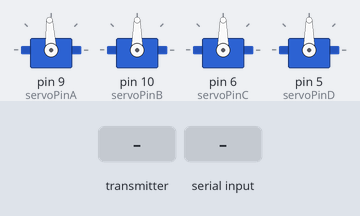
This sketch was run on a simulated Arduino Mega 2560, built with avr-gcc and run on an emulated ATmega2560. Parts: 4 × servo. The inputs (shaded band) are chosen by the test bench. What the sketch prints to the serial monitor is not drawn.

Above: at 3.2 s.
3.3 s: the transmitter starts sending readChannel.4 = 1000
At 4.5 s:
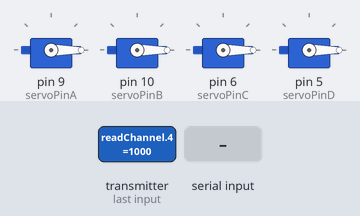
4.8 s: "<1500>" received over Serial
At 5.8 s:
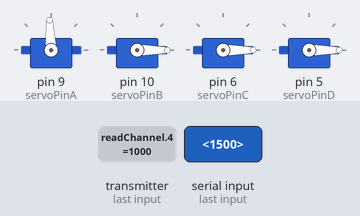
6.3 s: the transmitter starts sending readChannel.4 = 2000
At 7.7 s:
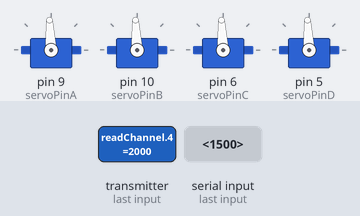
8.4 s: the transmitter starts sending readChannel.0 = 1000
At 8.9 s:
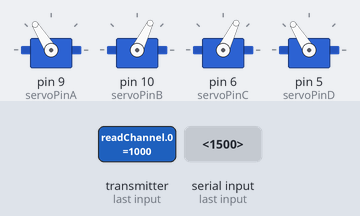
9.9 s: the transmitter starts sending readChannel.1 = 1250
At 11.1 s:
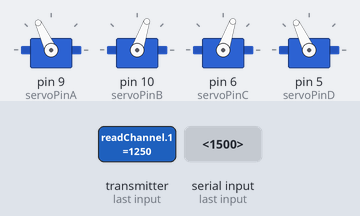
11.4 s: the transmitter starts sending readChannel.3 = 1000
At 12.4 s:
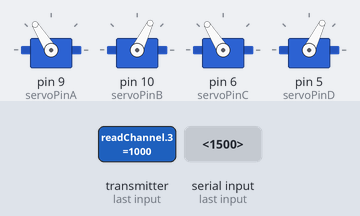
Timing chart, 0 to 13.9 s (numbered marks = the images above; inputs shaded):
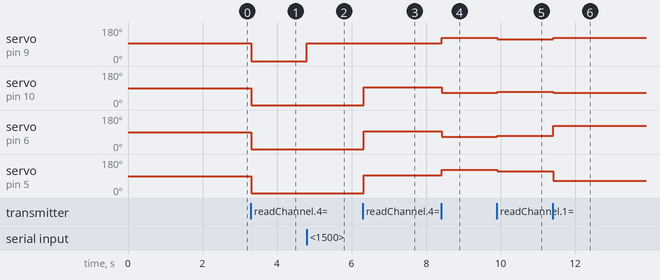

Measured:
- after the input at 3.3 s, servo on pin 9 (servoPinA): 93° → 0° at once; servo on pin 10 (servoPinB), servo on pin 6 (servoPinC), servo on pin 5 (servoPinD): 90° → 0° at once
- after the input at 4.8 s, servo on pin 9 (servoPinA): 0° → 93° at once
- after the input at 6.3 s, servo on pin 10 (servoPinB), servo on pin 6 (servoPinC), servo on pin 5 (servoPinD): 0° → 93° at once
- after the input at 8.4 s, servo on pin 9 (servoPinA), servo on pin 5 (servoPinD): 93° → 122° at once; servo on pin 10 (servoPinB), servo on pin 6 (servoPinC): 93° → 64° at once
- after the input at 9.9 s, servo on pin 9 (servoPinA), servo on pin 5 (servoPinD): 122° → 115° at once; servo on pin 10 (servoPinB), servo on pin 6 (servoPinC): 64° → 71° at once
- after the input at 11.4 s, servo on pin 9 (servoPinA): 115° → 122° at once; servo on pin 10 (servoPinB): 71° → 64° at once; servo on pin 6 (servoPinC): 71° → 122° at once; servo on pin 5 (servoPinD): 115° → 64° at once

The sketch:

arduin_serial_ros.ino
```cpp
/*
  Arduino FS-I6X Demo
  fsi6x-arduino-mega-ibus.ino
  Read iBus output port from FS-IA6B receiver module
  Display values on Serial Monitor

  Channel functions by Ricardo Paiva - https://gist.github.com/werneckpaiva/

  DroneBot Workshop 2021
  https://dronebotworkshop.com
*/

// Include iBusBM Library
#include <IBusBM.h>
#include <Servo.h>
char receivedChars[18];
boolean newData = false;

float la=0,ra=0,lf=0,rf=0;

byte servoPinA = 9;
byte servoPinB= 10;
byte servoPinC = 6;
byte servoPinD = 5;


Servo servoA;
Servo servoB;
Servo servoC;
Servo servoD;


// Create iBus Object
IBusBM ibus;

// Read the number of a given channel and convert to the range provided.
// If the channel is off, return the default value
int readChannel(byte channelInput, int minLimit, int maxLimit, int defaultValue) {
  uint16_t ch = ibus.readChannel(channelInput);
  if (ch < 100) return defaultValue;
  return map(ch, 1000, 2000, minLimit, maxLimit);
}

// Read the channel and return a boolean value
bool readSwitch(byte channelInput, bool defaultValue) {
  int intDefaultValue = (defaultValue) ? 100 : 0;
  int ch = readChannel(channelInput, 0, 100, intDefaultValue);
  return (ch > 50);
}

void setup() {
  // Start serial monitor
  Serial.begin(115200);
  servoA.attach(servoPinA);
    servoB.attach(servoPinB);
  servoC.attach(servoPinC);
  servoD.attach(servoPinD);


   servoA.writeMicroseconds(1500); // send "stop" signal to ESC.


  // Attach iBus object to serial port

    delay(2000);

    ibus.begin(Serial);
}


void loop() {

   int Ch5val= readChannel(4, 1200, 1800, 1500);
  if(Ch5val>1500){
  Rf_control();}
  else if(Ch5val<1500){
   auto_control() ;
    }

}

void auto_control(){
    //Get commanded speed
  recvWithStartEndMarkers();
  if (newData == true)
  {
    parseData();
    newData = false;
  }

//  la = map(la,-10,10,1300,1700);
//   ra = map(ra,-10,10,1300,1700);
//    lf = map(lf,-10,10,1300,1700);
//     rf = map(rf,-10,10,1300,1700);

  //return cmd
  Serial.print("<");
  Serial.print(int(la));
  Serial.print(",");
  Serial.print(int(ra));
  Serial.print(",");
  Serial.print(int(lf));
    Serial.print(",");
  Serial.print(int(rf));
  Serial.print(">\n");

        servoA.writeMicroseconds(la);
   servoB.writeMicroseconds(ra);
   servoC.writeMicroseconds(lf);
   servoD.writeMicroseconds(rf);

  }


void Rf_control(){
   int servoA_int = 0;
   int servoB_int = 0;
   int servoC_int = 0;
   int servoD_int = 0;

  // Cycle through first 5 channels and determine values
  // Print values to serial monitor
  // Note IBusBM library labels channels starting with "0"


  for (byte i = 0; i < 5; i++) {
    int value = readChannel(i, 1400, 1600, 1500);
    Serial.print("Ch");
    Serial.print(i + 1);
    Serial.print(": ");
    Serial.print(value);
    Serial.print(" | ");
  }


  int Ch1val= readChannel(0, 1200, 1800, 1500);
  int Ch2val= readChannel(1, 1200, 1800, 1500);
  int Ch3val= readChannel(2, 1200, 1800, 1500);
  int Ch4val= readChannel(3, 1200, 1800, 1500);
  int Ch5val= readChannel(4, 1200, 1800, 1500);
  delay(10);

if(Ch4val!=1500){
   servoA_int += 3000 - Ch4val; // Send signal to ESC. ---- yaw
  servoB_int +=   Ch4val;
  servoC_int +=  3000 - Ch4val;
  servoD_int += Ch4val;

  }

else  if (Ch1val == 1500 && Ch2val != 1500 ) {
 servoA_int += 3000 - Ch2val; // Send signal to ESC. --- surge
  servoB_int +=  3000 - Ch2val;
  servoC_int +=  3000 - Ch2val ;
  servoD_int += 3000 - Ch2val;

}

else if(Ch1val!=1500 && Ch2val == 1500){
    servoA_int += 3000 - Ch1val; // Send signal to ESC. ---- sway
  servoB_int +=   Ch1val;
  servoC_int +=  Ch1val;
  servoD_int += 3000 - Ch1val;

  }
 else if (Ch1val ==1500 && Ch2val==1500 && Ch4val ==1500 ) {
      servoA_int += 1500 ; // Send signal to ESC. ---- zero condition
  servoB_int +=   1500;
  servoC_int +=  1500;
  servoD_int += 1500;
  }
else{
   servoA_int += 3000 - (Ch2val+ Ch1val)/2; // Send signal to ESC.  ---differential
  servoB_int +=   (Ch2val+ Ch1val)/2;
  servoC_int +=   (Ch2val + Ch1val)/2;
  servoD_int += 3000 - (Ch2val + Ch1val)/2;

  };
      servoA.writeMicroseconds(servoA_int);
   servoB.writeMicroseconds(servoB_int);
   servoC.writeMicroseconds(servoC_int);
   servoD.writeMicroseconds(servoD_int);
}


void recvWithStartEndMarkers()
{
  static boolean recvInProgress = false;
  static byte ndx = 0;
  char startMarker = '<';
  char endMarker = '>';
  char rc;

  while (Serial.available() > 0 && newData == false)
  {
    rc = Serial.read();

    if (recvInProgress == true)
    {
      if (rc != endMarker)
      {
        receivedChars[ndx] = rc;
        ndx++;
      }
      else
      {
        receivedChars[ndx] = '\0'; // terminate the string
        recvInProgress = false;
        ndx = 0;
        newData = true;
      }
    }

    else if (rc == startMarker)
    {
      recvInProgress = true;
    }
  }
}


//============
void parseData()
// split the data into its parts
{
  char *strtokIndx; // this is used by strtok() as an index

  strtokIndx = strtok(receivedChars, ","); // get the first part - left speed
  la = atoi(strtokIndx);

  strtokIndx = strtok(NULL, ","); // get the second part - right speed
  ra = atoi(strtokIndx);

  strtokIndx = strtok(NULL, ",");
  lf = atoi(strtokIndx);

    strtokIndx = strtok(NULL, ",");
  rf = atoi(strtokIndx);
}
```
